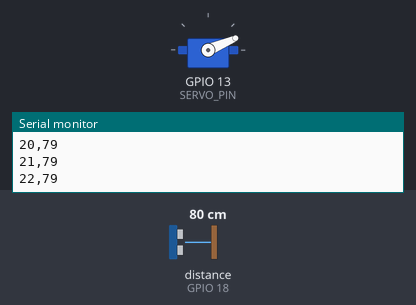
Bench run of a sketch on a simulated ESP32. Parts: servo, the last lines printed to the serial monitor. Wiring (inferred from the names in the program): ultrasonic range finder: trigger GPIO 5; echo GPIO 18. The inputs (shaded band) are chosen by the test bench; at power-on: distance to the obstacle (sensor on GPIO 18) 80 cm. The echo pulse lasts 58.3 µs per cm.

Above: at 1.77 s.
1.8 s: distance to the obstacle (sensor on GPIO 18) set to 2 cm
At 2.64 s:
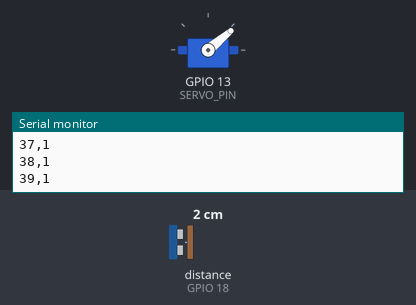
4.8 s: distance to the obstacle (sensor on GPIO 18) set to 35 cm
At 4.97 s:
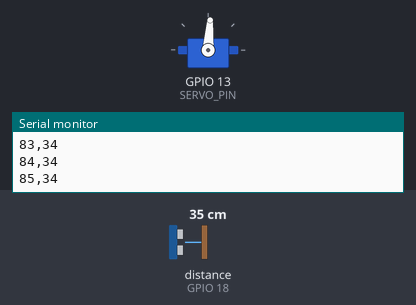
10.8 s: distance to the obstacle (sensor on GPIO 18) set to 299 cm
At 10.82 s:
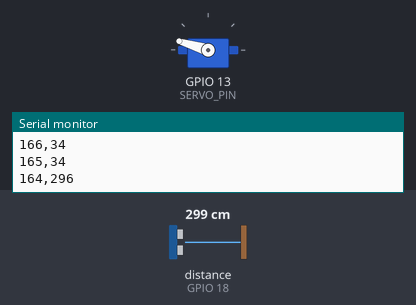
Timing chart, 0 to 19.8 s (numbered marks = the images above; inputs shaded):
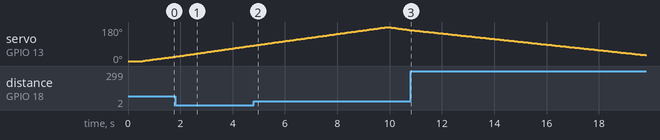

The sketch:

radar_sensor.ino
```cpp
#include <ESP32Servo.h>

#define TRIG_PIN  5
#define ECHO_PIN  18
#define SERVO_PIN 13

Servo radarServo;

int angle    = 0;
int step_dir = 1;

long measureDistance() {
    digitalWrite(TRIG_PIN, LOW);
    delayMicroseconds(2);
    digitalWrite(TRIG_PIN, HIGH);
    delayMicroseconds(10);
    digitalWrite(TRIG_PIN, LOW);

    long duration = pulseIn(ECHO_PIN, HIGH, 30000);
    return duration * 0.034 / 2;
}

void setup() {
    Serial.begin(115200);
    pinMode(TRIG_PIN, OUTPUT);
    pinMode(ECHO_PIN, INPUT);
    radarServo.attach(SERVO_PIN);
    radarServo.write(0);
    delay(500);
}

void loop() {
    radarServo.write(angle);
    delay(50);

    long dist = measureDistance();

    Serial.print(angle);
    Serial.print(",");
    Serial.println(dist);

    angle += step_dir;
    if (angle >= 180 || angle <= 0) {
        step_dir = -step_dir;
    }
}
```
